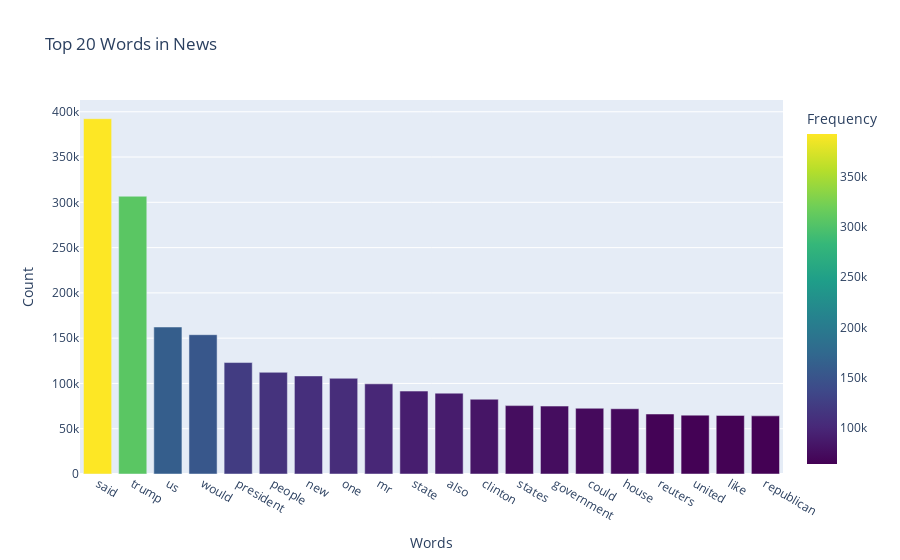

The cell this chart's notebook holds for it:
### Code cell
#Function to get top n words
def get_top_n_words(corpus, n=None):
    vec = CountVectorizer().fit(corpus)
    bag_of_words = vec.transform(corpus)
    sum_words = bag_of_words.sum(axis=0) 
    words_freq = [(word, sum_words[0, idx]) for word, idx in vec.vocabulary_.items()]
    words_freq = sorted(words_freq, key=lambda x: x[1], reverse=True)
    return words_freq[:n]

#Calling function and return only top 20 words
common_words = get_top_n_words(clean_news['text'], 20)

#Printing the word and frequency
for word, freq in common_words:
    print(word, freq)
# Creating the DataFrame of words and frequency
df1 = pd.DataFrame(common_words, columns=['word', 'count'])

# Plotting using Plotly for better visualization
fig = px.bar(df1, x='word', y='count', title='Top 20 Words in News',
             labels={'word': 'Words', 'count': 'Frequency'},
             color='count', color_continuous_scale=px.colors.sequential.Viridis)

fig.update_layout(yaxis_title='Count', xaxis_title='Words')
fig.show()

### Figure 1 — Plotly figure (JSON) as saved in the notebook; plotly's stock layout.template omitted (floating-point values rounded to 4 significant figures)
{"data": [{"alignmentgroup": "True", "hovertemplate": "Words=%{x}<br>Frequency=%{marker.color}<extra></extra>", "legendgroup": "", "marker": {"color": [392333, 306713, 162317, 153830, 123078, 112302, 108291, 105687, 99557, 91551, 89266, 82558, 75515, 74991, 72593, 72049, 66253, 64996, 64708, 64208], "coloraxis": "coloraxis", "pattern": {"shape": ""}}, "name": "", "offsetgroup": "", "orientation": "v", "showlegend": false, "textposition": "auto", "type": "bar", "x": ["said", "trump", "us", "would", "president", "people", "new", "one", "mr", "state", "also", "clinton", "states", "government", "could", "house", "reuters", "united", "like", "republican"], "xaxis": "x", "y": [392333, 306713, 162317, 153830, 123078, 112302, 108291, 105687, 99557, 91551, 89266, 82558, 75515, 74991, 72593, 72049, 66253, 64996, 64708, 64208], "yaxis": "y"}], "layout": {"autosize": true, "barmode": "relative", "coloraxis": {"colorbar": {"title": {"text": "Frequency"}}, "colorscale": [[0, "#440154"], [0.1111, "#482878"], [0.2222, "#3e4989"], [0.3333, "#31688e"], [0.4444, "#26828e"], [0.5556, "#1f9e89"], [0.6667, "#35b779"], [0.7778, "#6ece58"], [0.8889, "#b5de2b"], [1, "#fde725"]]}, "legend": {"tracegroupgap": 0}, "title": {"text": "Top 20 Words in News"}, "xaxis": {"anchor": "y", "autorange": true, "domain": [0, 1], "range": [-0.5, 19.5], "title": {"text": "Words"}, "type": "category"}, "yaxis": {"anchor": "x", "autorange": true, "domain": [0, 1], "range": [0, 413000.0], "title": {"text": "Count"}, "type": "linear"}}}
